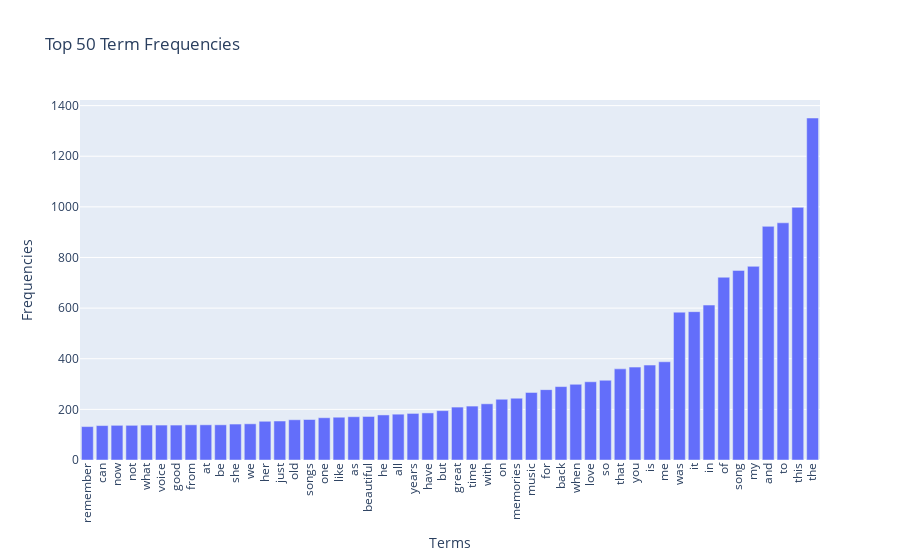

The notebook cell saved with this chart:
### Markdown cell above
### >>> **Exercise 13 (take home):**

### Code cell
# Answer here
import numpy as np
import plotly.express as px
import pandas as pd

# Step 1: Calculate the total frequency of each term
term_frequencies = np.asarray(X_counts_youtube.sum(axis=0)).flatten()

# Step 2: Select the top 50 terms with the highest frequencies
top_n = 50
top_term_indices = term_frequencies.argsort()[-top_n:]  # Find the indices of the most frequent terms

# Step 3: Create a DataFrame to pair these terms with their frequencies
df = pd.DataFrame({
    "Terms": count_vect.get_feature_names_out()[top_term_indices],  # Top 50 terms
    "Frequencies": term_frequencies[top_term_indices]  # Corresponding frequencies
})

# Step 4: Use Plotly to create an interactive bar chart
fig = px.bar(df, x='Terms', y='Frequencies', title="Top 50 Term Frequencies", labels={'Terms': 'Terms', 'Frequencies': 'Frequencies'})

# Step 5: Rotate x-axis labels to avoid crowding
fig.update_layout(xaxis_tickangle=-90)

# Step 6: Display the plot
fig.show()

### Figure 1 — Plotly figure (JSON) as saved in the notebook; plotly's stock layout.template omitted (floating-point values rounded to 4 significant figures)
{"data": [{"alignmentgroup": "True", "hovertemplate": "Terms=%{x}<br>Frequencies=%{y}<extra></extra>", "legendgroup": "", "marker": {"color": "#636efa", "pattern": {"shape": ""}}, "name": "", "offsetgroup": "", "orientation": "v", "showlegend": false, "textposition": "auto", "type": "bar", "x": ["remember", "can", "now", "not", "what", "voice", "good", "from", "at", "be", "she", "we", "her", "just", "old", "songs", "one", "like", "as", "beautiful", "he", "all", "years", "have", "but", "great", "time", "with", "on", "memories", "music", "for", "back", "when", "love", "so", "that", "you", "is", "me", "was", "it", "in", "of", "song", "my", "and", "to", "this", "the"], "xaxis": "x", "y": [132, 136, 137, 137, 138, 138, 138, 139, 139, 139, 142, 143, 153, 154, 159, 160, 167, 169, 171, 172, 178, 181, 184, 186, 195, 209, 213, 222, 240, 244, 267, 278, 290, 299, 309, 315, 360, 367, 375, 388, 584, 586, 612, 722, 749, 765, 923, 937, 998, 1351], "yaxis": "y"}], "layout": {"barmode": "relative", "legend": {"tracegroupgap": 0}, "title": {"text": "Top 50 Term Frequencies"}, "xaxis": {"anchor": "y", "domain": [0, 1], "tickangle": -90, "title": {"text": "Terms"}}, "yaxis": {"anchor": "x", "domain": [0, 1], "title": {"text": "Frequencies"}}}}
